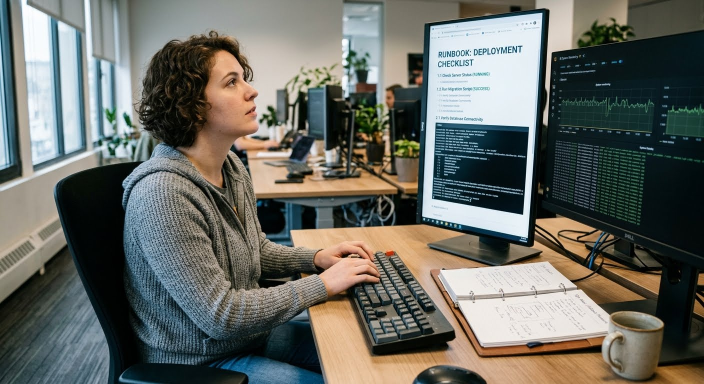
#> input picture SourceCode/frontend/src/assets/engineer-left.jpg, 1408 x 768 px (shown at 1/2 size)
$ python -i featurize.py   (imports and definitions only)
#> lines starting #> are read from the running program, lines starting #| are printed output that depends on the picture
from __future__ import annotations

import cv2
import numpy as np

from app.data_pipeline.types import Frame

# NOTE: this is a placeholder featurizer — a small grayscale pixel grid
# (screen state) plus optional frame-to-frame change features,
# not the OCR/UI-detection evidence the real pipeline is designed around
# (see app/data_pipeline/evidence/). It exists so extracted frames can be
# fed through the existing classifiers end-to-end; since those classifiers
# are currently only fit on synthetic data (app.ml.dataset), predictions
# made from these features are not meaningful until real evidence
# extraction and training on labeled data replace both sides.
GRID_SHAPE = (5, 10)  # rows, cols -> 50-d flattened feature vector

# Change features compare each frame with the previous one, so they describe
# what happened (typing, output appearing, pointer moving) rather than what
# the screen looks like. Frames are compared at a fixed width so the mixed
# dataset resolutions (1908x808 ... 2940x1912) produce comparable ratios.
CHANGE_COMPARE_WIDTH = 960
CHANGE_PIXEL_THRESHOLD = 25  # grey-level delta; above JPEG noise, below a typed glyph
CHANGE_DILATE_PX = 7  # merges the glyphs of one typed word / output line into a region
MAX_CHANGE_REGIONS = 50  # region count is divided by this and clipped to [0, 1]
CHANGE_SCALARS = (
    "changed_ratio",  # fraction of pixels that changed
    "mean_abs_diff",  # average intensity change over the whole frame
    "n_regions",  # separate changed areas (many = new output lines / layout change)
    "largest_region_ratio",  # area of the biggest changed region
    "bbox_x0",  # bounding box of all change, normalized to [0, 1]
    "bbox_y0",
    "bbox_x1",
    "bbox_y1",
    "centroid_x",  # centre of mass of the changed pixels
    "centroid_y",
)


def change_feature_dim(grid_shape: tuple[int, int] = GRID_SHAPE) -> int:
    return len(CHANGE_SCALARS) + grid_shape[0] * grid_shape[1]


# [96 lines left out: functions _read_gray, _resize_for_compare, extract_frame_feature, change_features_from_images, extract_change_features, not called in this run]


def frames_to_feature_matrix(
    frames: list[Frame],
    n_segments: int = 10,
    grid_shape: tuple[int, int] = GRID_SHAPE,
    include_change: bool = False,
) -> np.ndarray:
    """Bucket frames into ``n_segments`` rows of features.

    Each row is the mean screen-state grid of its frames. With
    ``include_change`` the row also carries the mean and the max of the
    frames' change features: the mean captures sustained activity (typing),
    the max keeps short spikes (command output appearing) from being
    averaged away. Row width is then ``grid + 2 * change_feature_dim``.
    """
    if not frames:
        raise ValueError("no frames to featurize")

    feature_dim = grid_shape[0] * grid_shape[1]
    if include_change:
        feature_dim += 2 * change_feature_dim(grid_shape)
    ordered = sorted(frames, key=lambda f: f.timestamp_s)
    buckets = np.array_split(np.arange(len(ordered)), min(n_segments, len(ordered)))
    change = extract_change_features(ordered, grid_shape) if include_change else None

    rows = []
    for bucket in buckets:
        if len(bucket) == 0:
            continue
        vecs = [extract_frame_feature(ordered[i], grid_shape) for i in bucket]
        row = np.mean(vecs, axis=0)
        if change is not None:
            row = np.concatenate([row, change[bucket].mean(axis=0), change[bucket].max(axis=0)])
        rows.append(row)

    matrix = np.vstack(rows)

    # Pad with repeats of the last segment if the video was too short to
    # fill n_segments buckets, so the shape matches what the classifiers
    # (trained on n_segments x feature_dim synthetic data) expect.
    while matrix.shape[0] < n_segments:
        matrix = np.vstack([matrix, matrix[-1]])

    assert matrix.shape == (n_segments, feature_dim)
    return matrix

>>> import cv2
>>> picture = cv2.imread('../../../frontend/src/assets/engineer-left.jpg', cv2.IMREAD_GRAYSCALE)
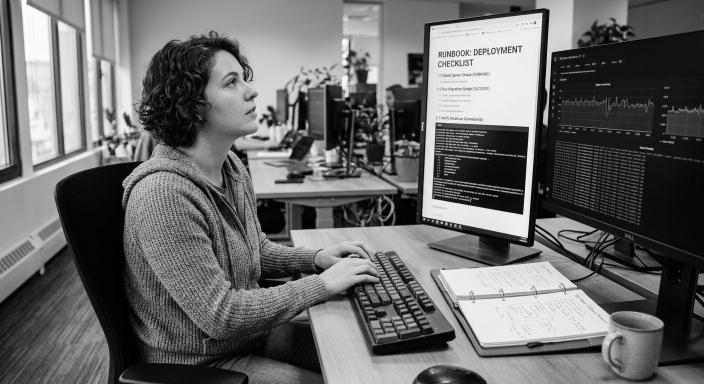
#> picture: shape (768, 1408) (shown at 1/2 size); min 0, max 255, mean 105
>>> result = frames_to_feature_matrix(picture)
#> (the run stopped early here; a loop or call above may not have finished)

$ run again, on SourceCode/frontend/src/assets/engineer-right.jpg
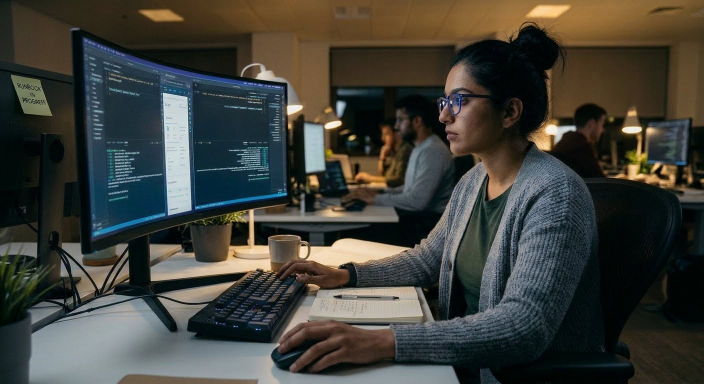
#> input picture SourceCode/frontend/src/assets/engineer-right.jpg, 1408 x 768 px (shown at 1/2 size)
#> `picture = cv2.imread('../../../frontend/src/assets/engineer-left.jpg',..`:
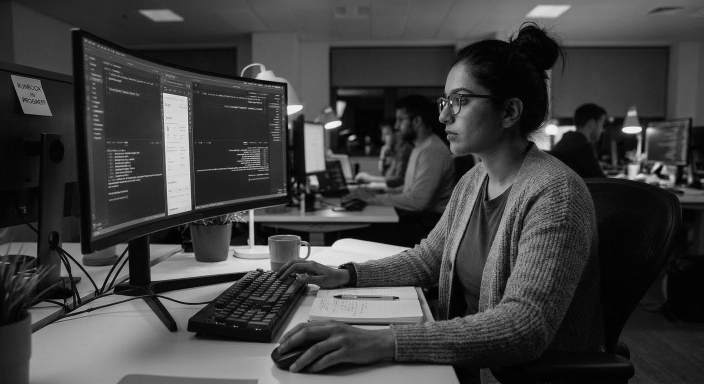
#> picture: shape (768, 1408) (shown at 1/2 size); min 0, max 253, mean 63.4
